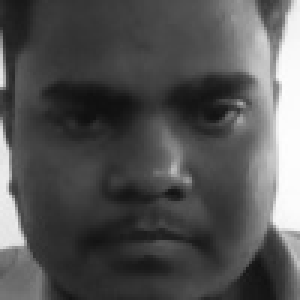
#> input picture data/faces/230105011216.jpg, 100 x 100 px (shown 3 times larger); its folder holds only this picture in this run
$ python -i nikface.py   (imports and definitions only)
#> lines starting #> are read from the running program, lines starting #| are printed output that depends on the picture
#> further down, picture is the input picture: shape (100, 100, 3); min 16, max 254, mean 82.3
import os
import cv2
import numpy as np
import pandas as pd
import datetime
import time
import streamlit as st
from sklearn.metrics.pairwise import cosine_similarity

# Set page configuration
# [5 lines not run here, left out]

# Load pre-trained face detection model
face_cascade = cv2.CascadeClassifier(cv2.data.haarcascades + 'haarcascade_frontalface_default.xml')

# Function to detect faces
def detect_face(img):
    gray = cv2.cvtColor(img, cv2.COLOR_BGR2GRAY)
    faces = face_cascade.detectMultiScale(gray, 1.3, 5)
#> faces = [[6, 4, 89, 89]]

    if len(faces) == 0:
        return None, None

    # Extract the face with the largest area
    faces = sorted(faces, key=lambda x: x[2]*x[3], reverse=True)
    x, y, w, h = faces[0]
#> x = 6; y = 4; w = 89; h = 89

    # Extract the face region
    face = gray[y:y+h, x:x+w]
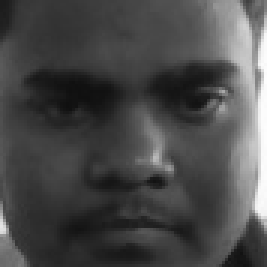
#> face: shape (89, 89) (shown 3 times larger); min 16, max 253, mean 73.2
    face = cv2.resize(face, (100, 100))
#> face: shape (100, 100)

    return face, (x, y, w, h)

# Function to extract face features
def extract_features(face):
    hog = cv2.HOGDescriptor((100, 100), (20, 20), (10, 10), (10, 10), 9)
    return hog.compute(face)

# Function to register a new face
def register_face(name, img):
    face, rect = detect_face(img)
    if face is None:
        return False, "No face detected. Please try again."

    # Extract features and save
    features = extract_features(face)
    np.save(f"data/faces/{name}.npy", features)
    cv2.imwrite(f"data/faces/{name}.jpg", cv2.cvtColor(face, cv2.COLOR_GRAY2BGR))

    return True, "Face registered successfully!"

# Function to recognize a face
def recognize_face(img, threshold=0.7):
    face, rect = detect_face(img)
#> rect = (6, 4, 89, 89)
    if face is None:
        return None, None

    features = extract_features(face)
#> features = 2916 values, max 0.412 at index 2466, min 0 at index 1454, mean 0.133

    # Load all registered faces
    registered_faces = {}
    for file in os.listdir("data/faces"):
        if file.endswith(".npy"):
            name = file.split(".")[0]
            registered_faces[name] = np.load(f"data/faces/{file}")

    if not registered_faces:
        return None, None

    # Compare with registered faces
    max_similarity = -1
    recognized_name = None

    for name, face_features in registered_faces.items():
        similarity = cosine_similarity(features.reshape(1, -1), face_features.reshape(1, -1))[0][0]
        if similarity > max_similarity:
            max_similarity = similarity
            recognized_name = name

    return (recognized_name, max_similarity) if max_similarity >= threshold else (None, None)

# Function to mark attendance
def mark_attendance(name):
    now = datetime.datetime.now()
    date = now.strftime("%Y-%m-%d")
    time_str = now.strftime("%H:%M:%S")

    # Create or load attendance file for today
    attendance_file = f"data/attendance/{date}.csv"
    if os.path.exists(attendance_file):
        df = pd.read_csv(attendance_file)
    else:
        df = pd.DataFrame(columns=["Name", "Time"])

    # Check if already marked attendance
    if name in df["Name"].values:
        return False, "Attendance already marked for today."

    # Add new attendance record
    df = pd.concat([df, pd.DataFrame({"Name": [name], "Time": [time_str]})], ignore_index=True)
    df.to_csv(attendance_file, index=False)

    return True, f"Attendance marked for {name} at {time_str}"

# Streamlit UI
# [4 lines not run here, left out]
# [1 line that did not run here, left out]

# [76 lines not run here, left out]

>>> import cv2
>>> picture = cv2.imread('data/faces/230105011216.jpg')
>>> result = recognize_face(picture)

$ run again, on data/faces/Nikhil patil.jpg
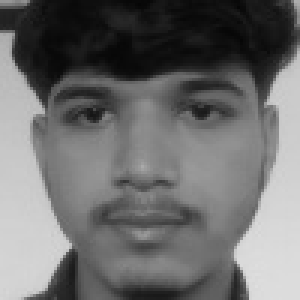
#> input picture data/faces/Nikhil patil.jpg, 100 x 100 px (shown 3 times larger)
#> picture is the input picture: shape (100, 100, 3); min 6, max 223, mean 108.8
#> faces = [[7, 5, 89, 89]]
#> x = 7; y = 5; w = 89
#> in detect_face, `face = gray[y:y+h, x:x+w]`:
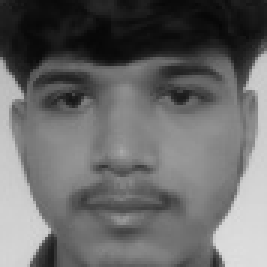
#> face: shape (89, 89) (shown 3 times larger); min 6, max 222, mean 104.5
#> rect = (7, 5, 89, 89)
#> features = 2916 values, max 0.472 at index 307, min 0 at index 2471, mean 0.13
